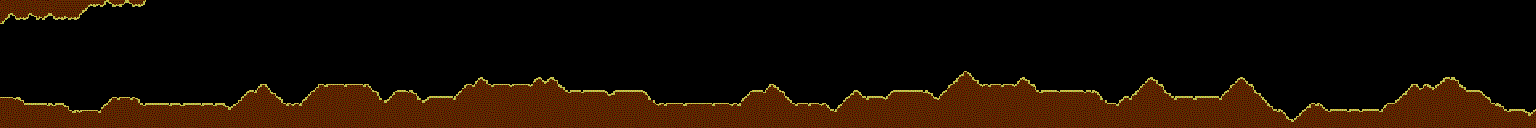

A level layout from a 2D game, rendered from its tile map. Below: a short description, then the map file with tile-grid data replaced by summaries:
An orthogonal 192x16 tile map with 8x8 px tiles, 2 tile layers (player, map) and 7 objects.

<map version="1.0" orientation="orthogonal" renderorder="right-down" width="192" height="16" tilewidth="8" tileheight="8" nextobjectid="43">
 <tileset firstgid="1" name="skramble_map_clean" tilewidth="8" tileheight="8" tilecount="21888">
  <image source="../tileset/skramble_map_clean.png" width="1826" height="768" />
 </tileset>
 <layer name="player" width="192" height="16">
  <data>[3072 cells, 0 non-empty, 0 distinct tile ids]</data>
 </layer>
 <layer name="map" width="192" height="16">
  <data>[3072 cells, 3072 non-empty, 3065 distinct tile ids]</data>
 </layer>
 <objectgroup name="blocking">
  <object id="32" x="0.5" y="0">
   <polygon points="0,0 -0.25,22.75 2.75,23.25 7.5,17.75 76,19.5 90,5.75 140.5,6.75 145,0.5" />
  </object>
  <object id="34" x="0" y="127.25">
   <polygon points="0,0 0.25,-29.75 19.75,-30 24.75,-24 63.5,-24 71.75,-16.75 97.75,-16.5 112.5,-29.75 135.25,-30.25 142.75,-23 235.75,-23.75 248.75,-36.25 256.25,-36.25 260,-42.75 267.25,-42.5 284.75,-24.25 301.75,-24.75 318.75,-42.5 368.25,-42.75 384.5,-26 396.25,-36.75 412,-36.75 424,-26 429.25,-30.25 454.5,-30.75 465.5,-42.5 474.25,-42.25 481.5,-50.75 491.25,-42.5 531.75,-42.5 539,-50.75 545.75,-44.75 552,-50 567.5,-35.5 642.25,-37 655.75,-23.5 739.25,-24 751.5,-37 765.25,-36.75 770,-43.25 774.25,-42.75 793.25,-23.75 825.25,-23.5 834.5,-17.5 855.5,-36.75 862.75,-31.25 885,-31.25 893,-37 927.5,-36.75 935.75,-29.75 965,-56.25 981.25,-43.5 1016.25,-43.75 1023,-50.75 1038.75,-36.75 1094.25,-37.25 1108,-24.75 1119.25,-25 1124.75,-31.25 1132,-31 1151,-51 1172.75,-30.5 1221,-31.25 1241.5,-50.75 1274.25,-16.75 1283,-17.5 1291.75,-7.75 1310.75,-23.75 1320,-23.5 1328,-17.25 1382.25,-17.5 1387.25,-24 1395.75,-24.25 1412.25,-43.25 1417.5,-42.5 1420,-38 1424.75,-42.75 1428.25,-43 1433.25,-39.5 1444.5,-50.25 1455,-50.25 1466.5,-38 1479.25,-37 1506.25,-18 1535.25,-17.25 1535.75,0.25" />
  </object>
 </objectgroup>
 <objectgroup name="fuel">
  <object id="37" x="4.125" y="96.625">
   <polyline points="323.25,-13.25 343.375,-13.375 492.375,-13.25 588.125,-7.25 626.5,-7 659.375,5.625 679.125,6.125 712.375,5.875 1040.25,-7.375 1060.5,-7.25 1361.5,12 1508.12,11.875" />
  </object>
 </objectgroup>
 <objectgroup name="rocket">
  <object id="38" x="56.25" y="102.375">
   <polyline points="516,-12.75 560.125,-12.875 742.125,-0.125 755,0.125 820.25,-6.75 935,-18.75 948.875,-18.875 1281.62,5.75 1294.88,6.125 1417.38,-13.125" />
  </object>
 </objectgroup>
 <objectgroup name="mistery">
  <object id="39" x="31.25" y="102.625">
   <polyline points="406.125,-7.25 483.25,-19.25 666,-0.5 876.125,-13.25 1146.38,-7.125 1166.5,-7.25" />
  </object>
 </objectgroup>
 <objectgroup name="teleport">
  <object id="35" x="1306.88" y="0" width="236.875" height="127.5" />
 </objectgroup>
 <objectgroup name="fireball">
  <object id="41" x="297.25" y="40.375">
   <polyline points="0,0 58.375,19.875 116.125,-11.875 308.125,-25.125" />
  </object>
 </objectgroup>
</map>
